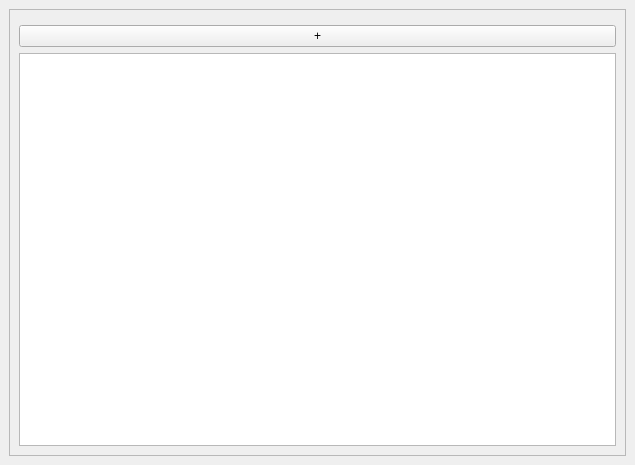
<?xml version="1.0" encoding="UTF-8"?>
<ui version="4.0">
 <class>MainWindow</class>
 <widget class="QMainWindow" name="MainWindow">
  <property name="geometry">
   <rect>
    <x>0</x>
    <y>0</y>
    <width>635</width>
    <height>465</height>
   </rect>
  </property>
  <property name="windowTitle">
   <string>MainWindow</string>
  </property>
  <property name="animated">
   <bool>true</bool>
  </property>
  <widget class="QWidget" name="centralwidget">
   <layout class="QGridLayout" name="gridLayout">
    <item row="0" column="0">
     <widget class="QFrame" name="Task_list">
      <property name="frameShape">
       <enum>QFrame::StyledPanel</enum>
      </property>
      <property name="frameShadow">
       <enum>QFrame::Raised</enum>
      </property>
      <layout class="QGridLayout" name="gridLayout_2">
       <item row="0" column="0">
        <widget class="QFrame" name="Task_head">
         <property name="frameShape">
          <enum>QFrame::StyledPanel</enum>
         </property>
         <property name="frameShadow">
          <enum>QFrame::Raised</enum>
         </property>
        </widget>
       </item>
       <item row="1" column="0">
        <widget class="QPushButton" name="but_add">
         <property name="text">
          <string>+</string>
         </property>
        </widget>
       </item>
       <item row="2" column="0">
        <widget class="QListWidget" name="listWidget">
         <property name="resizeMode">
          <enum>QListView::Adjust</enum>
         </property>
        </widget>
       </item>
      </layout>
     </widget>
    </item>
   </layout>
  </widget>
 </widget>
 <resources/>
 <connections/>
</ui>
